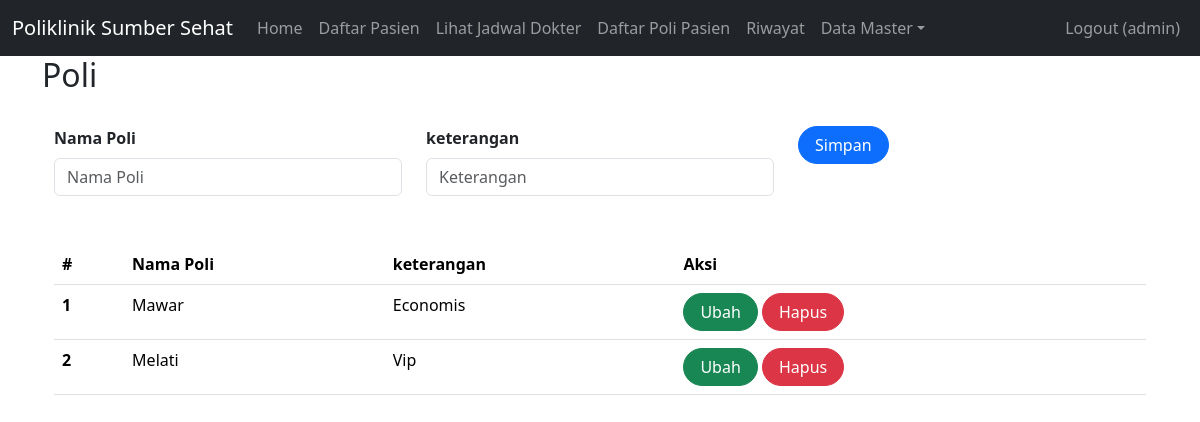
/index.php?page=poli (signed in), run on the app's committed database.
### tables this page shows
CREATE TABLE `poli` (
  `id` int(11) UNSIGNED NOT NULL,
  `nama_poli` varchar(25) NOT NULL,
  `keterangan` text NOT NULL
);

### poli.php (the view, shortened to what this page needs)
<h2>Poli</h2>
<br>
<div class="container">
    <form class="form row" method="POST" action="" name="myForm" onsubmit="return(validate());">
        <?php
        $nama_poli = '';
        $keterangan = '';
        ?>
        <div class="col">
        <label for="inputNama" class="form-label fw-bold">
            Nama Poli
        </label>
        <input type="varchar" class="form-control" name="nama_poli" id="inputNama_obat" placeholder="Nama Poli" value="<?php echo $nama_poli ?>">
        </div>
        <div class="col">
            <label for="inputAlamat" class="form-label fw-bold">
                keterangan
            </label>
            <input type="text" class="form-control" name="keterangan" id="inputKeterangan" placeholder="Keterangan" value="<?php echo $keterangan ?>">
        </div>
        <div class="col">
            <button type="submit" class="btn btn-primary rounded-pill px-3" name="simpan">Simpan</button>
        </div>
    </form>
    <br>
    <br>
    <table class="table table-hover">
        <thead>
            <tr>
                <th scope="col">#</th>
                <th scope="col">Nama Poli</th>
                <th scope="col">keterangan</th>
                <th scope="col">Aksi</th>
            </tr>
        </thead>
        <tbody>
            <?php
            $result = mysqli_query($mysqli, "SELECT * FROM poli");
            $no = 1;
            while ($data = mysqli_fetch_array($result)) {
            ?>
                <tr>
                    <th scope="row"><?php echo $no++ ?></th>
                    <td><?php echo $data['nama_poli'] ?></td>
                    <td><?php echo $data['keterangan'] ?></td>
                    <td>
                        <a class="btn btn-success rounded-pill px-3" href="index.php?page=poli&id=<?php echo $data['id'] ?>">Ubah</a>
                        <a class="btn btn-danger rounded-pill px-3" href="index.php?page=poli&id=<?php echo $data['id'] ?>&aksi=hapus">Hapus</a>
                    </td>
                </tr>
            <?php
            }
            ?>
        </tbody>
    </table>

### data on the page
poli: nama_poli "Mawar", keterangan "Economis"
poli: nama_poli "Melati", keterangan "Vip"

### other printed values
$_SESSION['username'] "admin"
